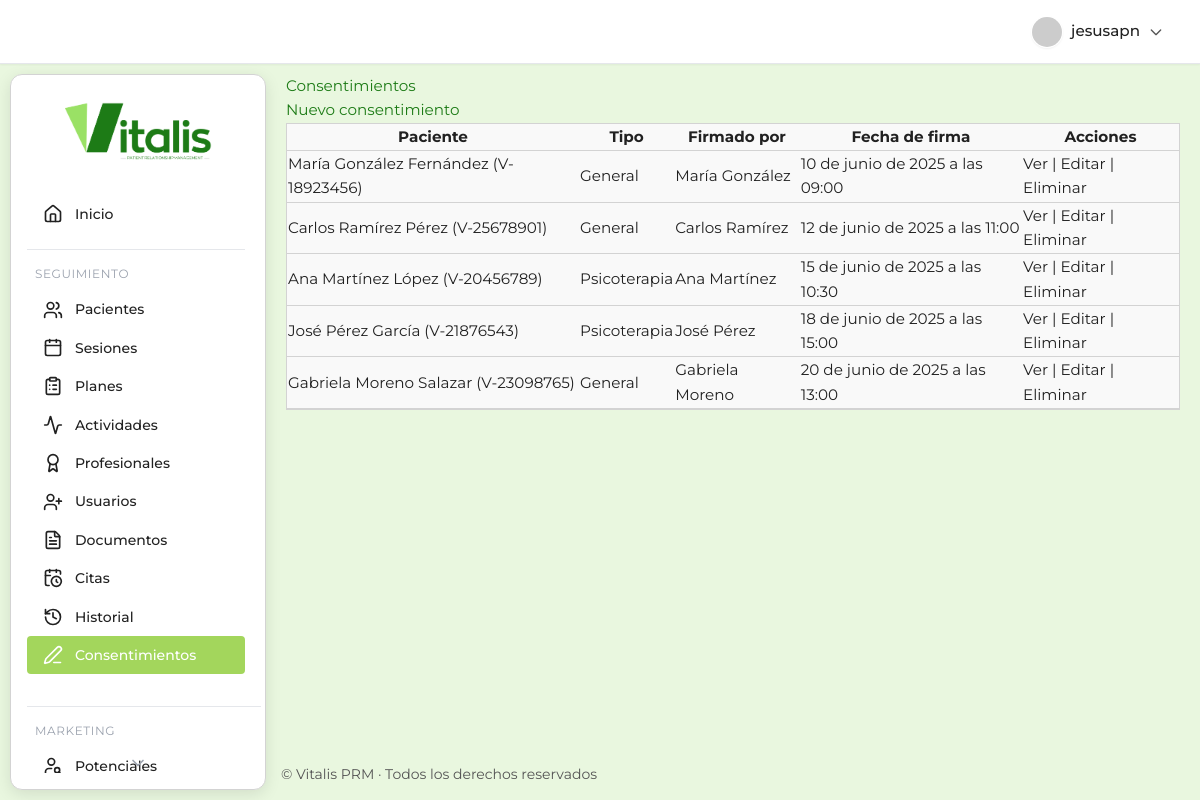
Screenshot of /consultorio/consentimientos/ (signed in) with the database file from the repository.
### prm_salud/consultorio/models.py (models this page shows, shortened)
class Consentimiento(models.Model):
    paciente = models.ForeignKey(Paciente, on_delete=models.CASCADE)
    fecha_firma = models.DateTimeField(auto_now_add=True)
    tipo = models.CharField(max_length=100, choices=[('general', 'General'), ('psicoterapia', 'Psicoterapia')])
    firmado_por = models.CharField(max_length=255)
    archivo_pdf = models.FileField(upload_to='consentimientos/')

class Paciente(models.Model):
    id_paciente = models.CharField(max_length=50, unique=True, editable=False, primary_key=True) # ID único generado
    nombres = models.CharField(max_length=100, verbose_name="Nombres")
    apellidos = models.CharField(max_length=100, verbose_name="Apellidos")
    fecha_nacimiento = models.DateField(verbose_name="Fecha de Nacimiento")
    genero = models.CharField(
        max_length=20,
        choices=[
            ('Femenino', 'Femenino'),
            ('Masculino', 'Masculino'),
            ('Prefiero no decir', 'Prefiero no decir')
        ],
        verbose_name="Género"
    )
    cedula_identidad = models.CharField(max_length=20, unique=True, verbose_name="Cédula de Identidad")
    telefono = models.CharField(max_length=20, blank=True, null=True, verbose_name="Teléfono")
    email = models.EmailField(blank=True, null=True, verbose_name="Email")
    direccion = models.CharField(max_length=255, blank=True, null=True, verbose_name="Dirección")
    estado_paciente = models.CharField(
        max_length=20,
        choices=[
            ('Activo', 'Activo'),
            ('En Pausa', 'En Pausa'),
            ('Dado de Alta', 'Dado de Alta'),
            ('No Acude', 'No Acude'),
            ('Nuevo', 'Nuevo')
        ],
        default='Activo',
        verbose_name="Estado del Paciente"
    )
    fecha_registro = models.DateField(auto_now_add=True, verbose_name="Fecha de Registro")
    fuente_referencia = models.CharField(
        max_length=50,
        choices=[
            ('Recomendación de Paciente', 'Recomendación de Paciente'),
            ('Redes Sociales', 'Redes Sociales'),
            ('Google Ads', 'Google Ads'),
            ('Otro Profesional de Salud', 'Otro Profesional de Salud'),
            ('Directo', 'Directo'),
            ('Desconocido', 'Desconocido')
        ],
        default='Desconocido',
        verbose_name="Fuente de Referencia"
    )
    motivo_principal_consulta_inicial = models.TextField(blank=True, null=True, verbose_name="Motivo Principal de Consulta Inicial")
    estado_inicial_valoracion = models.CharField(max_length=50, blank=True, null=True, verbose_name="Estado Inicial de Valoración")
    foto = models.ImageField(upload_to='pacientes/fotos/', blank=True, null=True, verbose_name="Foto")
    foto_offset_x = models.PositiveSmallIntegerField(default=50, verbose_name="Posición X de la Foto")
    foto_offset_y = models.PositiveSmallIntegerField(default=50, verbose_name="Posición Y de la Foto")
    class Meta:
        verbose_name = "Paciente"
        verbose_name_plural = "Pacientes"
        ordering = ['apellidos', 'nombres'] # Ordenar por apellido y nombre por defecto
    def __str__(self):
        return f"{self.nombres} {self.apellidos} ({self.cedula_identidad})"

### prm_salud/consultorio/views.py (the view)
# urls.py: path('consentimientos/', views.ConsentimientoListView.as_view(), name='consentimiento_list'),
class ConsentimientoListView(LoginRequiredMixin, ListView):
    model = Consentimiento
    template_name = 'consultorio/consentimientos/consentimiento_list.html'
    context_object_name = 'consentimientos'

### prm_salud/consultorio/templates/consultorio/consentimientos/consentimiento_list.html
{% extends 'consultorio/base.html' %} {% block content %}
<h2>Consentimientos</h2>
<a href="{% url 'consultorio:consentimiento_create' %}" class="btn btn-primary"
  >Nuevo consentimiento</a
>
<table class="table">
  <thead>
    <tr>
      <th>Paciente</th>
      <th>Tipo</th>
      <th>Firmado por</th>
      <th>Fecha de firma</th>
      <th>Acciones</th>
    </tr>
  </thead>
  <tbody>
    {% for consentimiento in consentimientos %}
    <tr>
      <td>{{ consentimiento.paciente }}</td>
      <td>{{ consentimiento.get_tipo_display }}</td>
      <td>{{ consentimiento.firmado_por }}</td>
      <td>{{ consentimiento.fecha_firma }}</td>
      <td>
        <a
          href="{% url 'consultorio:consentimiento_detail' consentimiento.pk %}"
          >Ver</a
        >
        |
        <a
          href="{% url 'consultorio:consentimiento_update' consentimiento.pk %}"
          >Editar</a
        >
        |
        <a
          href="{% url 'consultorio:consentimiento_delete' consentimiento.pk %}"
          >Eliminar</a
        >
      </td>
    </tr>
    {% empty %}
    <tr>
      <td colspan="5">No hay consentimientos.</td>
    </tr>
    {% endfor %}
  </tbody>
</table>
{% endblock %}

### prm_salud/consultorio/templates/consultorio/base.html (shortened to what this page needs)
{% load static %}
<!DOCTYPE html>
<html lang="es">
  <head>
    <link
      href="https://cdn.jsdelivr.net/npm/tailwindcss@2.2.19/dist/tailwind.min.css"
      rel="stylesheet"
    />
    <link
      rel="stylesheet"
      href="https://cdn.jsdelivr.net/npm/flatpickr/dist/flatpickr.min.css"
    />
    <link rel="stylesheet" href="{% static 'consultorio/css/main.css' %}" />
  </head>
  <body class="main-body-layout bg-[#e9f7df] text-text-main font-montserrat">
    <header
      class="flex justify-end items-center px-6 py-3 shadow-sm sticky top-0 left-0 right-0 z-20 w-full header-modern border-b border-gray-200"
    >
      <div class="relative">
        {% if user.is_authenticated %}
        <button
          id="user-menu-btn"
          onclick="toggleUserDropdown()"
          class="flex items-center gap-2 rounded-full px-3 py-1 hover:bg-gray-100 focus:outline-none focus:ring-2 focus:ring-primary"
        >
          <img
            src="https://ui-avatars.com/api/?name={{ user.get_full_name|default:user.username }}&background=4f46e5&color=fff&rounded=true&size=32"
            alt="Avatar"
            class="rounded-full shadow-sm border border-white"
          />
          <span class="font-medium"
            >{{ user.get_full_name|default:user.username }}</span
          >
          <svg
            fill="none"
            stroke="currentColor"
            stroke-width="2"
            stroke-linecap="round"
            stroke-linejoin="round"
            viewBox="0 0 24 24"
            class="w-4 h-4 text-gray-400"
          >
            <path d="M19 9l-7 7-7-7"></path>
          </svg>
        </button>
        {% endif %} {% block header_actions %}{% endblock %}
      </div>
    </header>
    <div class="content-wrapper">
      <aside
        class="sidebar-card-container"
        style="
          top: calc(64px + 10px);
          left: 10px;
          height: calc(100vh - (64px + 10px) - 10px);
        "
      >
        <div class="flex justify-center items-center h-28">
          <a href="{% url 'consultorio:dashboard' %}">
            <img
              src="{% static 'consultorio/img/PRMlogo.png' %}"
              alt="Logo Vitalis PRM"
              class="h-16 transition-transform duration-200 hover:scale-105"
            />
          </a>
        </div>
        <nav
          id="sidebar-scroll"
          class="flex flex-col gap-2 px-4 pr-2 overflow-y-scroll hide-scrollbar relative"
        >
          <a
            href="{% url 'consultorio:dashboard' %}"
            class="sidebar-link flex items-center gap-3 py-3 px-3 rounded-lg {% if request.path == '/consultorio/' %}sidebar-active{% endif %}"
          >
            <i data-lucide="home" class="w-5 h-5"></i><span>Inicio</span>
          </a>
          <div class="mt-2 border-t border-gray-200 pt-4 mr-4">
            <h3
              class="text-xs text-gray-400 uppercase tracking-wider mb-2 ml-2"
            >
              Seguimiento
            </h3>
            <a
              href="{% url 'consultorio:paciente_list' %}"
              class="sidebar-link flex items-center gap-3 py-3 px-3 rounded-lg {% if 'pacientes' in request.path %}sidebar-active{% endif %}"
            >
              <i data-lucide="users" class="w-5 h-5"></i><span>Pacientes</span>
            </a>
            <a
              href="{% url 'consultorio:sesion_list' %}"
              class="sidebar-link flex items-center gap-3 py-3 px-3 rounded-lg {% if 'sesiones' in request.path %}sidebar-active{% endif %}"
            >
              <i data-lucide="calendar" class="w-5 h-5"></i
              ><span>Sesiones</span>
            </a>
            <a
              href="{% url 'consultorio:plan_list' %}"
              class="sidebar-link flex items-center gap-3 py-3 px-3 rounded-lg {% if 'planes' in request.path %}sidebar-active{% endif %}"
            >
              <i data-lucide="clipboard-list" class="w-5 h-5"></i
              ><span>Planes</span>
            </a>
            <a
              href="{% url 'consultorio:actividad_list' %}"
              class="sidebar-link flex items-center gap-3 py-3 px-3 rounded-lg {% if 'actividades' in request.path %}sidebar-active{% endif %}"
            >
              <i data-lucide="activity" class="w-5 h-5"></i
              ><span>Actividades</span>
            </a>
            <a
              href="{% url 'consultorio:profesional_list' %}"
              class="sidebar-link flex items-center gap-3 py-3 px-3 rounded-lg {% if 'profesionales' in request.path %}sidebar-active{% endif %}"
            >
              <i data-lucide="award" class="w-5 h-5"></i
              ><span>Profesionales</span>
            </a>
            <a
              href="{% url 'consultorio:user_list' %}"
              class="sidebar-link flex items-center gap-3 py-3 px-3 rounded-lg {% if 'usuarios' in request.path %}sidebar-active{% endif %}"
            >
              <i data-lucide="user-plus" class="w-5 h-5"></i
              ><span>Usuarios</span>
            </a>
            <a
              href="{% url 'consultorio:documentopaciente_list' %}"
              class="sidebar-link flex items-center gap-3 py-3 px-3 rounded-lg {% if 'documentos' in request.path %}sidebar-active{% endif %}"
            >
              <i data-lucide="file-text" class="w-5 h-5"></i
              ><span>Documentos</span>
            </a>
            <a
              href="{% url 'consultorio:cita_list' %}"
              class="sidebar-link flex items-center gap-3 py-3 px-3 rounded-lg {% if 'citas' in request.path %}sidebar-active{% endif %}"
            >
              <i data-lucide="calendar-clock" class="w-5 h-5"></i
              ><span>Citas</span>
            </a>
            <a
              href="{% url 'consultorio:historialcambios_list' %}"
              class="sidebar-link flex items-center gap-3 py-3 px-3 rounded-lg {% if 'historiales' in request.path %}sidebar-active{% endif %}"
            >
              <i data-lucide="history" class="w-5 h-5"></i
              ><span>Historial</span>
            </a>
            <a
              href="{% url 'consultorio:consentimiento_list' %}"
              class="sidebar-link flex items-center gap-3 py-3 px-3 rounded-lg {% if 'consentimientos' in request.path %}sidebar-active{% endif %}"
            >
              <i data-lucide="pen-line" class="w-5 h-5"></i
              ><span>Consentimientos</span>
            </a>
          </div>
          <div class="mt-6 border-t border-gray-200 pt-4">
            <h3
              class="text-xs text-gray-400 uppercase tracking-wider mb-2 ml-2"
            >
              Marketing
            </h3>
            <a
              href="{% url 'consultorio:pacientepotencial_list' %}"
              class="sidebar-link flex items-center gap-3 py-3 px-3 rounded-lg {% if 'marketing/potenciales' in request.path %}sidebar-active{% endif %}"
            >
              <i data-lucide="user-search" class="w-5 h-5"></i
              ><span>Potenciales</span>
            </a>
          </div>
        </nav>
        <div id="scroll-indicator" class="flex justify-center -mt-2">
          <i
            data-lucide="chevron-down"
            class="w-5 h-5 text-gray-400 animate-bounce"
          ></i>
        </div>
      </aside>
      <main class="flex-1 overflow-auto main-content-offset">
        {% block content %}{% endblock %}
      </main>
    </div>
    <footer
      class="text-sm text-text-main py-4 mt-auto"
      style="
        border-top: none;
        text-align: left;
        padding-left: calc(16rem + 20px + 5px);
      "
    >
      &copy; {{ now|date:"Y" }} Vitalis PRM · Todos los derechos reservados
    </footer>
  </body>
</html>

### prm_salud/consultorio/static/consultorio/css/main.css (style rules this page uses)
:root { --primary: #A3D65C; --primary-dark: #2E7D32; --primary-hover: #2E7D32; --accent: #A3D65C; --warning: #FFCC00; --danger: #E74C3C; --info: #3498DB; --bg-light: #e9f7df; --bg-section: #F9F9F9; --bg-hover: #F1F8E9; --card-shadow: 0 4px 16px rgba(0,0,0,0.1); --table-border: #D3D3D3; --text-primary: #212121; --text-secondary: #555555; --text-light: #ECF0F1; --border-light: #D3D3D3; --border-dark: #2E7D32; --sidebar-bg: #FFFFFF; --sidebar-border: #D3D3D3; --sidebar-hover-bg: #F1F8E9; --text-white: #fff; --text-muted: var(--text-secondary); --btn-secondary: #D3D3D3; --btn-secondary-hover: #B0B0B0; --icon-main: #2E7D32; --icon-hover: #A3D65C; }
body { font-family: 'Montserrat', 'Segoe UI', Arial, sans-serif !important; font-size: 0.95rem; line-height: 1.6; color: #1D7B16; background-color: var(--bg-light); min-height: 100vh; display: flex; flex-direction: column; transition: background-color 0.3s ease, color 0.3s ease; margin: 0; }
table { border-collapse: separate; border-spacing: 0; width: 100%; background: var(--bg-section); border: 1px solid var(--table-border); }
th, td { border-bottom: 1px solid var(--table-border); color: var(--text-primary); }
aside { display: flex; flex-direction: column; overflow-y: auto; flex-shrink: 0; transition: background-color 0.3s ease; }
aside a img { height: 3.5rem; display: block; margin: 0 auto; transition: transform 0.2s ease-in-out; }
aside nav { flex-grow: 1; padding: 0.5rem 0; font-size: 0.875rem; display: flex; flex-direction: column; gap: 0.5rem; overflow-y: auto; padding-right: 4px; }
.sidebar-link { display: flex; align-items: center; padding: 0.5rem 1rem; border-radius: 0.25rem; transition: background-color 0.2s ease, color 0.2s ease; font-weight: 500; cursor: pointer; color: var(--text-primary); }
header { padding: 1rem 2rem; display: flex; align-items: center; justify-content: space-between; z-index: 10; flex-shrink: 0; transition: background-color 0.3s ease; }
header #user-menu-btn { display: flex; align-items: center; gap: 0.5rem; padding: 0.5rem 0.75rem; border-radius: 9999px; cursor: pointer; background-color: transparent; border: none; transition: background-color 0.2s ease; outline: none; }
header #user-menu-btn img { height: 2rem; width: 2rem; border-radius: 9999px; box-shadow: 0 1px 2px rgba(0,0,0,0.05); }
header #user-menu-btn span { font-weight: 500; color: var(--text-primary); }
header #user-menu-btn svg { width: 1rem; height: 1rem; color: var(--text-secondary); }
main { flex: 1; display: flex; flex-direction: column; min-height: 0; padding: 2.5rem 2rem; overflow-y: auto; }
footer { text-align: center; font-size: 0.75rem; color: var(--text-secondary); padding: 1.5rem 0; border-top: 1px solid var(--border-light); background: var(--bg-section); box-shadow: none; flex-shrink: 0; width: 100%; }
body, .font-montserrat { font-family: 'Montserrat', 'Segoe UI', Arial, sans-serif !important; }
:root { --bg-sidebar-dark: #FFFFFF; --border-sidebar-border: var(--border-light); --sidebar-hover-bg: #F0F0F0; --text-white: #fff; --text-muted: var(--text-secondary); }
.sidebar-card-container { overflow-y: hidden; }
.sidebar-card-container nav { overflow-y: auto; padding-right: 4px; }

### rows the page displays
Consentimiento: paciente "María González Fernández (V-18923456)", tipo "General", firmado_por "María González", fecha_firma "10 de junio de 2025 a las 09:00"
Consentimiento: paciente "Carlos Ramírez Pérez (V-25678901)", tipo "General", firmado_por "Carlos Ramírez", fecha_firma "12 de junio de 2025 a las 11:00"
Consentimiento: paciente "Ana Martínez López (V-20456789)", tipo "Psicoterapia", firmado_por "Ana Martínez", fecha_firma "15 de junio de 2025 a las 10:30"
Consentimiento: paciente "José Pérez García (V-21876543)", tipo "Psicoterapia", firmado_por "José Pérez", fecha_firma "18 de junio de 2025 a las 15:00"
Consentimiento: paciente "Gabriela Moreno Salazar (V-23098765)", tipo "General", firmado_por "Gabriela Moreno", fecha_firma "20 de junio de 2025 a las 13:00"

### other values shown
{{ user.get_full_name|default:user.username }} "jesusapn"
